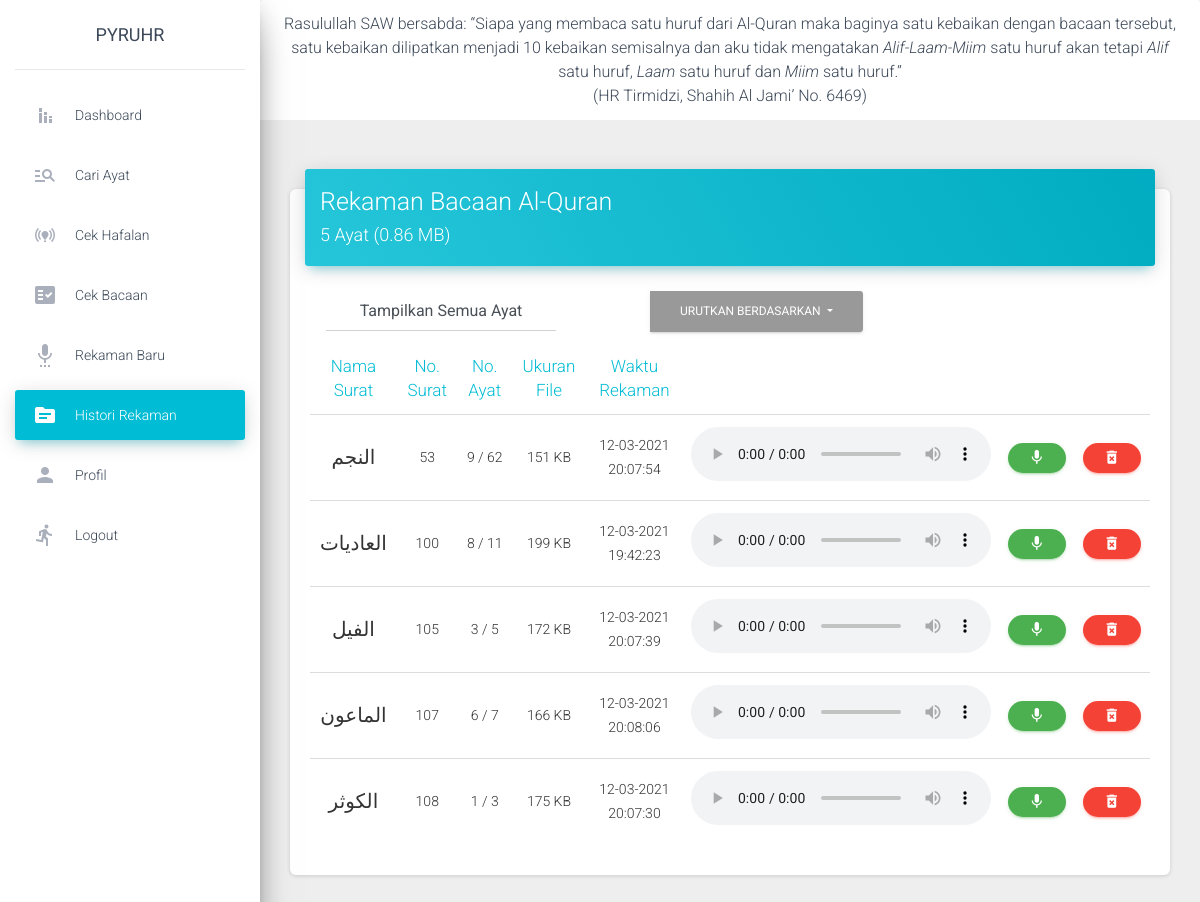
Before: /history/surat_ayat (signed in) with the older database file.
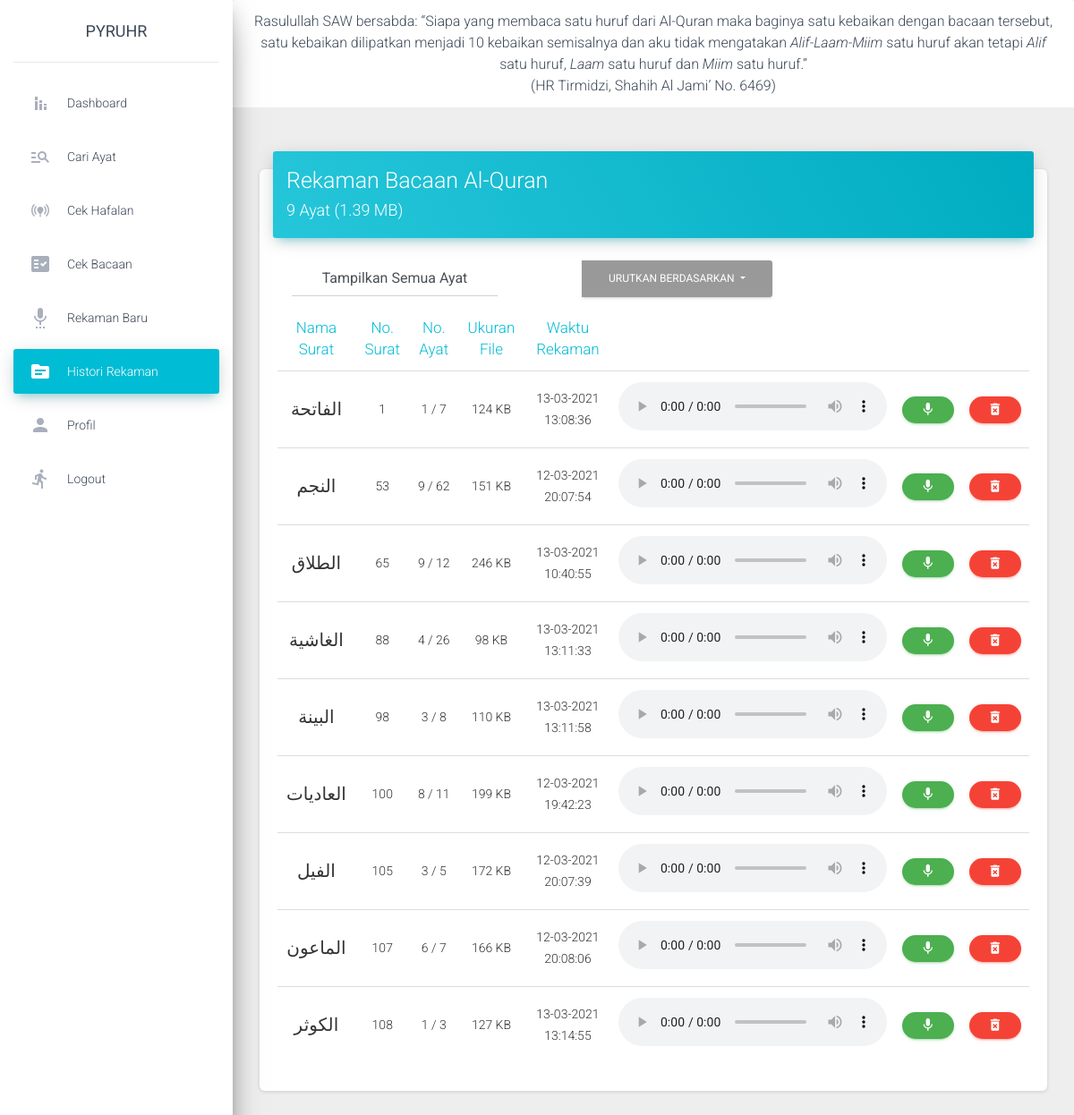
After: the same page with the newer database file.
### koleksi_data/models.py (models this page shows)
class rekaman(models.Model):
	user = models.ForeignKey(User, on_delete=models.PROTECT)
	no_surat = models.IntegerField()
	no_ayat = models.IntegerField()
	ukuran = models.IntegerField()
	filepath = models.CharField(max_length=200)
	waktu = models.DateTimeField(auto_now_add=True)

### koleksi_data/views.py (the view)
# urls.py: path('history/<str:var>', views.history, name='history'),
@login_required(login_url="/login/")
def history(request, var):
    db = rekaman.objects.filter(user=request.user.id).order_by('no_surat', 'no_ayat')
    if var == 'ukuran':
        db = rekaman.objects.filter(user=request.user.id).order_by('-ukuran')
    elif var == 'waktu':
        db = rekaman.objects.filter(user=request.user.id).order_by('-waktu')
    elif var in np.arange(1,115).astype('str'):
        db = rekaman.objects.filter(user=request.user.id, no_surat=int(var))
    ndb = []
    for e in db:
        tmp = {
            'pk': e.pk,
            'no_surat': e.no_surat,
            'no_ayat': e.no_ayat,
            'no_surat__no_ayat': f'{e.no_surat}__{e.no_ayat}',
            'ukuran': e.ukuran,
            'waktu': e.waktu,
            'filepath': f'/{e.filepath}',
            'nama_surat': list_nama_surat_arab[e.no_surat-1],
            'max_ayat': max_ayat[e.no_surat-1],
        }
        ndb.append(tmp)
    try:
        total_size = round(db.aggregate(Sum('ukuran'))['ukuran__sum']/1000, 2)
    except:
        total_size = 0
    data = {
        'db': ndb,
        'total_ayat': db.count(),
        'list_nama_surat': json.dumps(list_nama_surat),
        'total_ukuran': total_size,
        'segment': 'history',
    }
    if var in np.arange(1,115).astype('str'):
        data.update({'selected_surat': list_nama_surat[int(var)-1]})
    else:
        data.update({'selected_surat': 'surat_ayat'})
    return render(request, 'history.html', data)

### templates/history.html (shortened to what this page needs)
{% extends "layouts/base.html" %}
{% block stylesheets %}{% endblock stylesheets %}{% block content %}
        <div class="row" style="margin-top: -7%;">
            <div class="col-md-12">
              <div class="card">
                <div class="card-header card-header-info">
                  <h3 class="card-title">Rekaman Bacaan Al-Quran</h3>
                  <h4 class="card-title">{{ total_ayat }} Ayat ({{ total_ukuran }} MB)</h4>
                </div>
                <div class="card-body">
                  <div class="table-responsive">
                    <div class="btn-group">
                      <div class="col-md-2">
                          <select id="surat_selection" class="form-control text-center" style="width: 230px; font-size: 16px;"></select>
                      </div>
                      <button type="button" class="btn btn-default dropdown-toggle" data-toggle="dropdown" aria-haspopup="true" aria-expanded="false" style="margin-left: 55%;">
                        Urutkan Berdasarkan
                      </button>
                    </div>
                    <table class="table">
                      <thead class=" text-info">
                        <th class="text-center">Nama Surat</th>
                        <th class="text-center">No. Surat</th>
                        <th class="text-center">No. Ayat</th>
                        <th class="text-center">Ukuran File</th>
                        <th class="text-center">Waktu Rekaman</th>
                        <th class="text-center"></th>
                        <th class="text-center"></th>
                        <th class="text-center"></th>
                      </thead>
                      <tbody>
                        {% for e in db %}
                        <tr>
                          <td id="nama_surat" class="text-center" style="font-size: 20px">{{ e.nama_surat }}</td>
                          <td id="no_surat" class="text-center">{{ e.no_surat }}</td>
                          <td id="no_ayat" class="text-center">{{ e.no_ayat }} / {{ e.max_ayat }}</td>
                          <td class="text-center">{{ e.ukuran }} KB</td>
                          <td class="text-center">{{ e.waktu|date:"d-m-Y H:i:s" }}</td>
                          <td class="text-right">
                          <audio id="{{ e.no_surat }}_{{ e.no_ayat }}" src="{{ e.filepath }}" preload="auto" controls="controls"></audio>
                          </td>
                          <td class="text-right">
                            <form action="{% url 'record' e.no_surat__no_ayat %}" method="get">
                              <a class="btn btn-success btn-sm btn-round" href="javascript:;" onclick="if(confirm('rekam ulang?')){parentNode.submit()};">
                                <i class="material-icons">mic</i>
                              </a>
                            </form>
                          </td>
                          <td class="text-left">
                            <form action="{% url 'delete_ayat' e.pk %}" method="post">
                              <a class="btn btn-danger btn-sm btn-round" href="javascript:;" onclick="if(confirm('hapus data audio?')){parentNode.submit()};">
                                <i class="material-icons">delete_forever</i>
                              </a>
                            </form>
                          </td>
                        </tr>
                        {% endfor %}
                      </tbody>
                    </table>
                  </div>
                </div>
              </div>
            </div>
        </div>
{% endblock content %}

### templates/layouts/base.html (shortened to what this page needs)
<!DOCTYPE html>
{% load static %}
<html lang="en">
<head>
  <link rel="stylesheet" href="https://maxcdn.bootstrapcdn.com/font-awesome/latest/css/font-awesome.min.css">
  <link href="/static/assets/css/material-dashboard.css?v=2.1.1" rel="stylesheet" />
</head>
<body class="">
  <div class="wrapper ">
    {% include 'includes/sidebar.html' %}
    <div class="main-panel">
      {% include 'includes/message_head.html' %}
      <div class="content">
        <div class="container-fluid">
          {% block content %}{% endblock content %}
        </div>
      </div>
    </div>
  </div>
</body>
</html>

### templates/includes/sidebar.html (shortened to what this page needs)
    <div class="sidebar" data-color="azure" data-background-color="white" data-image="/static/assets/img/Quran-2.jpg">
      <div class="logo">
        <a target="_blank" rel="noopener noreferrer"
           class="simple-text logo-normal">
          PyRuhr
        </a>
      </div>
      <div class="sidebar-wrapper">
        <ul class="nav">
          {% if user.is_authenticated %}
          <li class="nav-item {% if 'dashboard' == segment %} active {% endif %}">
            <a class="nav-link" href={% url 'dashboard' %}>
              <i class="material-icons">stacked_bar_chart</i>
              <p>Dashboard</p>
          </li>
          {% endif %}
          <li class="nav-item">
            <a class="nav-link" href="{% url 'cari' %}" {% if 'cari' == segment %} style="background-color: #ab47bc;" {% endif %}>
              <i class="material-icons" {% if 'cari' == segment %} style="color: #FFFFFF;" {% endif %}>manage_search</i>
              <p {% if 'cari' == segment %} style="color: #FFFFFF;" {% endif %}>Cari Ayat</p>
            </a>
          </li>
          <li class="nav-item ">
            <a class="nav-link" href="{% url 'hafalan' %}" {% if 'hafalan' == segment %} style="background-color: #ef5350;" {% endif %}>
              <i class="material-icons" {% if 'hafalan' == segment %} style="color: #FFFFFF;" {% endif %}>online_prediction</i>
              <p {% if 'hafalan' == segment %} style="color: #FFFFFF;" {% endif %}>Cek Hafalan</p>
            </a>
          </li>
          <li class="nav-item">
            <a class="nav-link" href="{% url 'bacaan' %}" {% if 'bacaan' == segment %} style="background-color: #ffa726;" {% endif %}>
              <i class="material-icons" {% if 'bacaan' == segment %} style="color: #FFFFFF;" {% endif %}>fact_check</i>
              <p {% if 'bacaan' == segment %} style="color: #FFFFFF;" {% endif %}>Cek Bacaan</p>
            </a>
          </li>
          {% if user.is_authenticated %}
          <li class="nav-item {% if 'record' == segment %} active {% endif %}">
            <a class="nav-link" href="{% url 'record' 0 %}">
              <i class="material-icons">settings_voice</i>
              <p>Rekaman Baru</p>
            </a>
          </li>
          <li class="nav-item {% if 'history' == segment %} active {% endif %}">
            <a class="nav-link" href="{% url 'history' 'surat_ayat' %}">
              <i class="material-icons">source</i>
              <p>Histori Rekaman</p>
            </a>
          </li>
          <li class="nav-item {% if 'profile' == segment %} active {% endif %}">
            <a class="nav-link" href="{% url 'profile' %}">
              <i class="material-icons">person</i>
              <p>Profil</p>
            </a>
          </li>
          <li class="nav-item ">
            <a class="nav-link" href="{% url 'logout' %}" >
              <i class="material-icons">directions_run</i>
              <p>Logout</p>
            </a>
          </li>
          {% endif %}
        </ul>
      </div>
    </div>

### templates/includes/message_head.html
      <nav class="navbar-expand navbar-transparent navbar-absolute">
        <div class="container-fluid">
          <div class="card-header card-header-info">
            <div class="text-center">
              <a>
                Rasulullah SAW bersabda: “Siapa yang membaca satu huruf dari Al-Quran maka baginya satu kebaikan dengan bacaan tersebut, satu kebaikan dilipatkan menjadi 10 kebaikan semisalnya dan aku tidak mengatakan <i>Alif-Laam-Miim</i> satu huruf akan tetapi <i>Alif</i> satu huruf, <i>Laam</i> satu huruf dan <i>Miim</i> satu huruf.” <br> (HR Tirmidzi, Shahih Al Jami’ No. 6469)
              </a>
            </div>
          </div>
        </div>
      </nav>

Changed rows visible on the page:
added rekaman: nama_surat "الفاتحة", no_surat "1", no_ayat "1", max_ayat "7", ukuran "124", waktu "13-03-2021 13:08:36"
added rekaman: nama_surat "الطلاق", no_surat "65", no_ayat "9", max_ayat "12", ukuran "246", waktu "13-03-2021 10:40:55"
added rekaman: nama_surat "الغاشية", no_surat "88", no_ayat "4", max_ayat "26", ukuran "98", waktu "13-03-2021 13:11:33"
added rekaman: nama_surat "البينة", no_surat "98", no_ayat "3", max_ayat "8", ukuran "110", waktu "13-03-2021 13:11:58"
changed rekaman (number 9 of 9 on the later page): ukuran "175" → "127"; waktu "12-03-2021 20:07:30" → "13-03-2021 13:14:55"
Other visible differences:
{{ total_ayat }}: "5" → "9"
{{ total_ukuran }}: "0.86" → "1.39"
